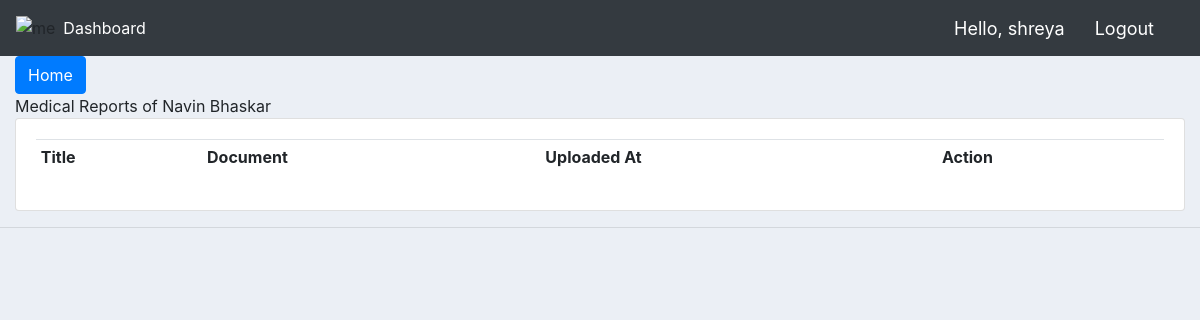
The page /get_report/1/ (signed in) on the database as committed earlier.
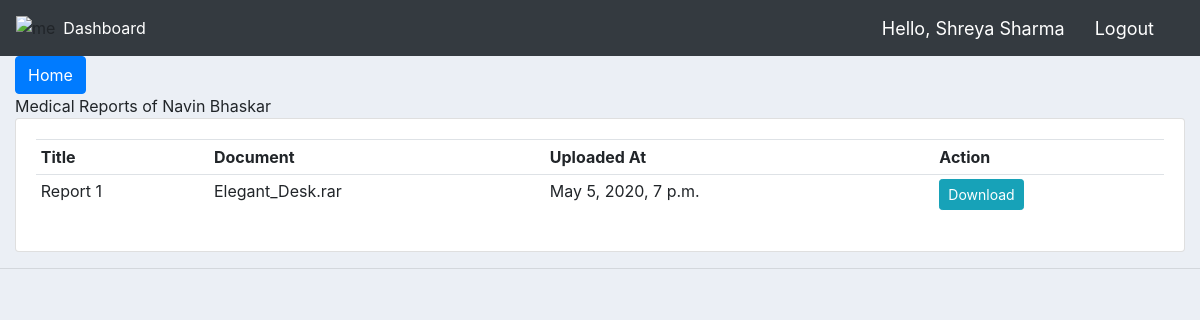
The same page on the database as committed later.
### customers/models.py (models this page shows, shortened)
class Doctor(models.Model):
    user = models.OneToOneField(User, null=True, blank=True, on_delete=models.CASCADE)
    specialization = models.CharField(max_length=200, null=True)
    name = models.CharField(max_length=200, null=True)
    phone = models.CharField(max_length=200, null=True)
    email = models.CharField(max_length=200, null=True)
    clinic = models.ForeignKey(Clinic, null=True, on_delete= models.SET_NULL)
    profile_pic = models.ImageField(default="profile1.png", null=True, blank=True)
    date_created = models.DateTimeField(auto_now_add=True, null=True)

class Medical_Records(models.Model):
    title = models.CharField(max_length=200, null=True)
    document = models.FileField(default="document.zip", null=True, blank=True)
    patient = models.ForeignKey(Patient, null=True, on_delete= models.SET_NULL)
    date_created = models.DateTimeField(auto_now_add=True, null=True)
    shared_with = models.ManyToManyField(Doctor,  blank=True)

### customers/decorators.py (the view)
		def wrapper_func(request, *args, **kwargs):
			group = None
			if request.user.groups.exists():
				group = request.user.groups.all()[0].name
			if group in allowed_roles:
				return view_func(request, *args, **kwargs)
			else:
				return HttpResponse('You are not authorized to view this page')

### customers/views.py (called while the page is built)
@login_required(login_url='login')
@allowed_users(allowed_roles=['doctor'])
def get_report(request, patient_id):
    medical_record = Medical_Records.objects.filter(patient__id=patient_id, shared_with__id=request.user.doctor.id)
    name = Patient.objects.get(id=patient_id).name
    context = {'medical_record_list': medical_record, "name": name, 'greeting': request.user.doctor.name }
    return render(request, 'customers/patient_record.html', context)

### customers/templates/customers/patient_record.html
{%  extends 'customers/main.html' %}
{% block content %}
<a class="btn btn-primary" href="{% url 'home' %}" role="button">Home</a>
<div class="text-nowrap" style="width: 8rem;">
  Medical Reports of {{name}}
</div>
<div class="row">
	<div class="col-md">
		<div class="card card-body">
			<table class="table table-sm">
				<tr>
					<th>Title</th>
					<th>Document</th>
          <th>Uploaded At</th>
					<th>Action</th>
				</tr>
        {% for record in medical_record_list %}
        <tr>
          <td>{{record.title}}</td>
          <td>{{record.document}}</td>
          <td>{{record.date_created}}</td>
          <td><a class="btn btn-sm btn-info" href="{% url 'download' record.id %}">Download</a></td>
        </tr>
        {% endfor %}
			</table>
		</div>
	</div>
</div>
{% endblock content %}

### customers/templates/customers/navbar.html (shortened to what this page needs)
{% load static %}
<nav class="navbar navbar-expand-lg navbar-dark bg-dark">
 <img src="https://storage.googleapis.com/classcast-pdf/logo.png" alt="me">
  <div class="collapse navbar-collapse" id="navbarNav">
    <ul class="navbar-nav">
      <li class="nav-item active">
        <a class="nav-link" href="{% url 'home' %}">Dashboard</a>
      </li>
    </ul>
  </div>
  <span class="hello-msg">Hello, {{greeting}}</span>
  <span ><a  class="hello-msg" href="{% url 'logout' %}">Logout</a></span>
</nav>

Rows that differ between the two databases and show on the page:
changed Doctor: name "shreya" → "Shreya Sharma"
added Medical_Records: title "Report 1", document "Elegant_Desk.rar", date_created "May 5, 2020, 7 p.m."
